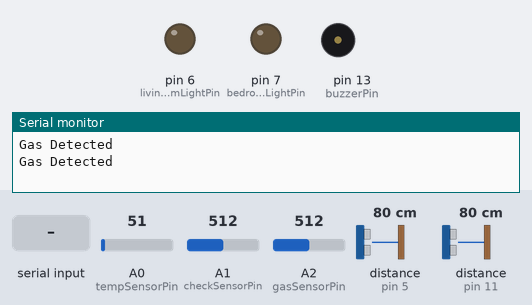
Recording of a sketch running on a simulated Arduino Uno, built with avr-gcc and run on an emulated ATmega328P. Parts: output pins drawn as LEDs (lit = HIGH), buzzer (waves = sounding), the last lines printed to the serial monitor. Wiring (inferred from the names in the program): 2 × ultrasonic range finder: trigger pin 4, echo pin 5 / trigger pin 12, echo pin 11. The inputs (shaded band) are chosen by the test bench; at power-on: distance to the obstacle (sensors on pin 5, pin 11) 80 cm, A2 (gasSensorPin) = 512, A0 (tempSensorPin) = 51, A1 (checkSensorPin) = 512. The echo pulse lasts 58.3 µs per cm; pins used as bus, display or sensor lines are not drawn.

Above: at 3.8 s.
3.9 s: distance to the obstacle (sensor on pin 5) set to 23 cm
11.7 s: distance to the obstacle (sensor on pin 5) set to 18 cm
At 13.4 s:
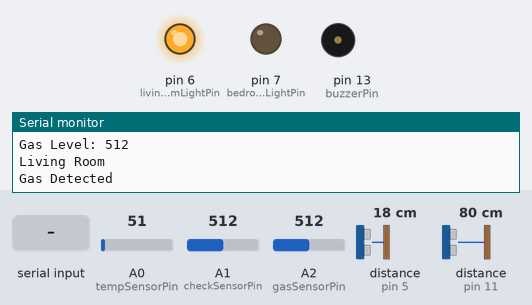
19.5 s: distance to the obstacle (sensor on pin 11) set to 22 cm
At 20.9 s:
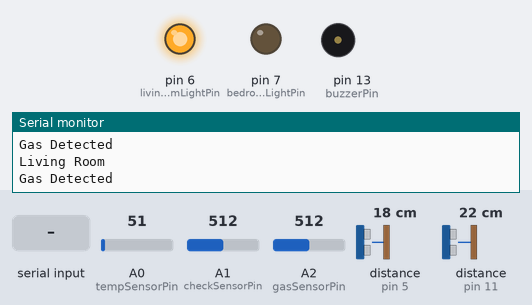
23.0 s: distance to the obstacle (sensor on pin 11) set to 19 cm
At 24.7 s:
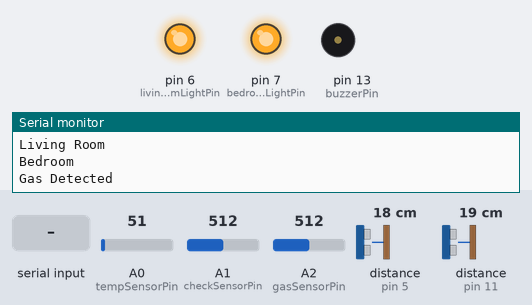
30.8 s: "LivingRoomOFF\n" received over Serial
At 34.2 s:
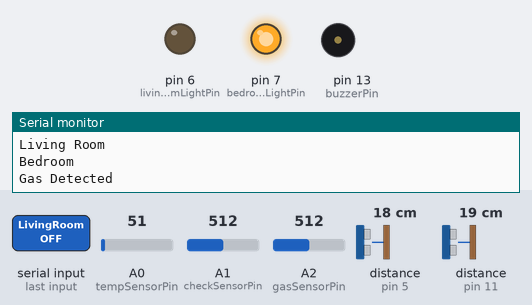
38.6 s: A2 (gasSensorPin) set to 467
At 39.7 s:
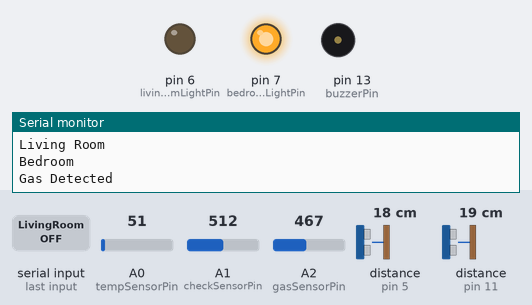
40.7 s: A2 (gasSensorPin) set to 432
At 41.6 s:
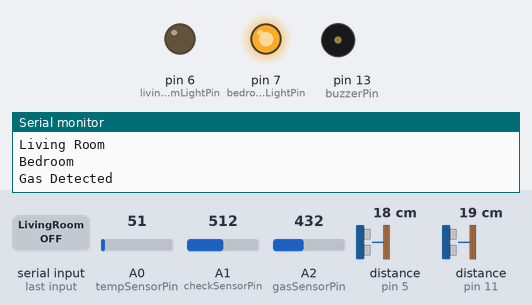
Timing chart, 0 to 43.7 s (numbered marks = the images above; inputs shaded):
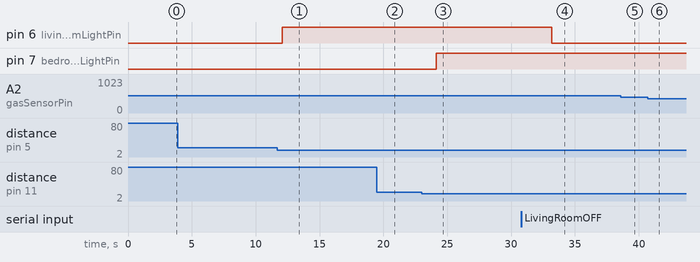

The sketch:

sketch_may16b.ino
```cpp
// Define the pins for the temperature sensor, gas sensor, buzzer, LED, and ultrasonic sensors
const int tempSensorPin = A0;      // Temperature sensor output pin connected to analog pin A0
const int checkSensorPin = A1;     // Additional sensor connected to analog pin A1
const int gasSensorPin = A2;       // Gas sensor output pin connected to analog pin A2
const int buzzerPin = 13;          // Buzzer connected to digital pin 13
const int livingRoomLightPin = 6;  // Pin for controlling living room light
const int bedroomLightPin = 7;     // Pin for controlling bedroom light

// Define the pins for the ultrasonic sensors
const int trigPinLivingRoom = 4;  // Ultrasonic sensor for living room trigger pin connected to digital pin 4
const int echoPinLivingRoom = 5;  // Ultrasonic sensor for living room echo pin connected to digital pin 5
const int trigPinBedroom = 12;    // Ultrasonic sensor for bedroom trigger pin connected to digital pin 12
const int echoPinBedroom = 11;    // Ultrasonic sensor for bedroom echo pin connected to digital pin 11

// Define the modes for light control
enum LightMode { AUTO,
                 ON,
                 OFF };
LightMode livingRoomMode = AUTO;  // Default mode
LightMode bedroomMode = AUTO;     // Default mode

bool livingRoomTriggered = false;
bool bedroomTriggered = false;
unsigned long livingRoomStartTime = 0;
unsigned long bedroomStartTime = 0;
unsigned long lastDisplayTime = 0;  // Variable to store the last display time

void setup() {
  // Initialize the buzzer pin as an output
  pinMode(buzzerPin, OUTPUT);

  // Initialize the light control pins as outputs
  pinMode(livingRoomLightPin, OUTPUT);
  pinMode(bedroomLightPin, OUTPUT);

  // Initialize the ultrasonic sensor pins
  pinMode(trigPinLivingRoom, OUTPUT);
  pinMode(echoPinLivingRoom, INPUT);
  pinMode(trigPinBedroom, OUTPUT);
  pinMode(echoPinBedroom, INPUT);

  // Begin serial communication for debugging purposes
  Serial.begin(9600);
}

void loop() {
  float temperatureC = readTemperature();
  int gasReading = analogRead(gasSensorPin);
  int checkSensorReading = analogRead(checkSensorPin);

  long distanceLivingRoom = measureDistance(trigPinLivingRoom, echoPinLivingRoom);
  long distanceBedroom = measureDistance(trigPinBedroom, echoPinBedroom);

  handleUltrasonicSensor(distanceLivingRoom, livingRoomLightPin, livingRoomTriggered, livingRoomStartTime, "Living Room", livingRoomMode);
  handleUltrasonicSensor(distanceBedroom, bedroomLightPin, bedroomTriggered, bedroomStartTime, "Bedroom", bedroomMode);

  handleGasSensor(gasReading);
  handleTemperatureSensor(temperatureC);

  displayReadings(temperatureC, gasReading);

  delay(1000);  // Small delay to avoid serial monitor spamming
}

float readTemperature() {
  int tempReading = analogRead(tempSensorPin);
  float voltage = tempReading * (5.0 / 1023.0);
  float temperatureC = voltage * 15;  // Adjust this line according to your temperature sensor's datasheet
  return temperatureC;
}

long measureDistance(int trigPin, int echoPin) {
  long duration, distance;
  digitalWrite(trigPin, LOW);
  delayMicroseconds(2);
  digitalWrite(trigPin, HIGH);
  delayMicroseconds(10);
  digitalWrite(trigPin, LOW);
  duration = pulseIn(echoPin, HIGH);
  distance = duration * 0.034 / 2;  // Convert duration to distance in cm
  return distance;
}

void handleUltrasonicSensor(long distance, int lightPin, bool &triggered, unsigned long &startTime, const char *roomName, LightMode mode) {
  if (distance < 20) {
    Serial.println(roomName);
    triggered = true;
    startTime = millis();

    // Only control light in AUTO mode
    if (mode == AUTO) {
      digitalWrite(lightPin, HIGH);
    }
  }

  // Only control light in AUTO mode
  if (mode == AUTO && triggered && millis() - startTime >= 180000) {  // 3 minutes = 180,000 milliseconds
    triggered = false;
    digitalWrite(lightPin, LOW);
  }
}

void handleGasSensor(int gasReading) {
  if (gasReading > 450) {
    Serial.println("Gas Detected");
    playGasSiren();
  }
}

void handleTemperatureSensor(float temperatureC) {
  if (temperatureC > 50) {
    Serial.println("High Temperature Detected");
    playTempSiren();
  }

  if (temperatureC <= 50) {
    noTone(buzzerPin);  // Turn off the buzzer if temperature is normal
  }
}

void displayReadings(float temperatureC, int gasReading) {
  if (millis() - lastDisplayTime >= 10000) {  // 10 seconds = 10,000 milliseconds
    Serial.print("Temperature: ");
    Serial.println(temperatureC);
    Serial.print("Gas Level: ");
    Serial.println(gasReading);
    lastDisplayTime = millis();
  }
}

void serialEvent() {
  static String message = "";  // Define a static variable to store the received message

  while (Serial.available()) {
    char incomingByte = Serial.read();

    if (incomingByte != '\n') {
      message += incomingByte;
    } else {
      if (message.equals("DoorbellPressed")) {
        playDoorbellSound();
      }

      if (message.equals("LivingRoomON")) {
        digitalWrite(livingRoomLightPin, HIGH);
        livingRoomMode = ON;
      }

      if (message.equals("LivingRoomOFF")) {
        digitalWrite(livingRoomLightPin, LOW);
        livingRoomMode = OFF;
      }

      if (message.equals("LivingRoomAUTO")) {
        livingRoomMode = AUTO;
      }

      if (message.equals("BedroomON")) {
        digitalWrite(bedroomLightPin, HIGH);
        bedroomMode = ON;
      }

      if (message.equals("BedRoomOFF")) {
        digitalWrite(bedroomLightPin, LOW);
        bedroomMode = OFF;
      }

      if (message.equals("BedRoomAUTO")) {
        bedroomMode = AUTO;
      }
      message = "";
    }
  }
}

// Function to play the doorbell sound
void playDoorbellSound() {
  // Play the "Ding Dong" doorbell sound
  tone(buzzerPin, 880, 200);  // Tone for "Ding"
  delay(200);
  tone(buzzerPin, 784, 400);  // Tone for "Dong"
  delay(400);
}

// Function to play the gas siren on the buzzer
void playGasSiren() {
  for (int i = 0; i < 200; i++) {
    tone(buzzerPin, 1000 + i * 2);  // Increasing frequency
    delay(5);
  }
  for (int i = 200; i > 0; i--) {
    tone(buzzerPin, 1000 + i * 2);  // Decreasing frequency
    delay(5);
  }
}

// Function to play the temperature siren on the buzzer
void playTempSiren() {
  for (int i = 0; i < 5; i++) {
    tone(buzzerPin, 500);  // Low frequency tone
    delay(500);
    tone(buzzerPin, 1500);  // High frequency tone
    delay(500);
  }
  noTone(buzzerPin);  // Turn off the buzzer after the siren pattern
}
```

Measured:
- the behaviour switches between 21 and 20 cm on distance to the obstacle (sensor on pin 5) (found by bisection; images 0 and 1)
- the behaviour switches between 21 and 20 cm on distance to the obstacle (sensor on pin 11) (found by bisection; images 2 and 3)
- after the input at 11.7 s, pin 6 (livingRoomLightPin): LOW → HIGH after 0.38 s; tone on pin 13 (buzzerPin): stays silent (without the input it goes to 1250 Hz after 7.8 s)
- after the input at 19.5 s, tone on pin 13 (buzzerPin): stays silent (without the input it goes to 1056 Hz after 3.5 s)
- after the input at 23.0 s, pin 7 (bedroomLightPin): LOW → HIGH after 1.1 s; tone on pin 13 (buzzerPin): stays silent (without the input it goes to 1252 Hz after 7.8 s)
- after the input at 30.8 s, pin 6 (livingRoomLightPin): HIGH → LOW after 2.4 s
- after the input at 38.6 s, tone on pin 13 (buzzerPin): stays silent (without the input it goes to 1206 Hz after 2.1 s)
- after the input at 40.7 s, tone on pin 13 (buzzerPin): stays silent (without the input it goes to 1212 Hz after 3.0 s)
